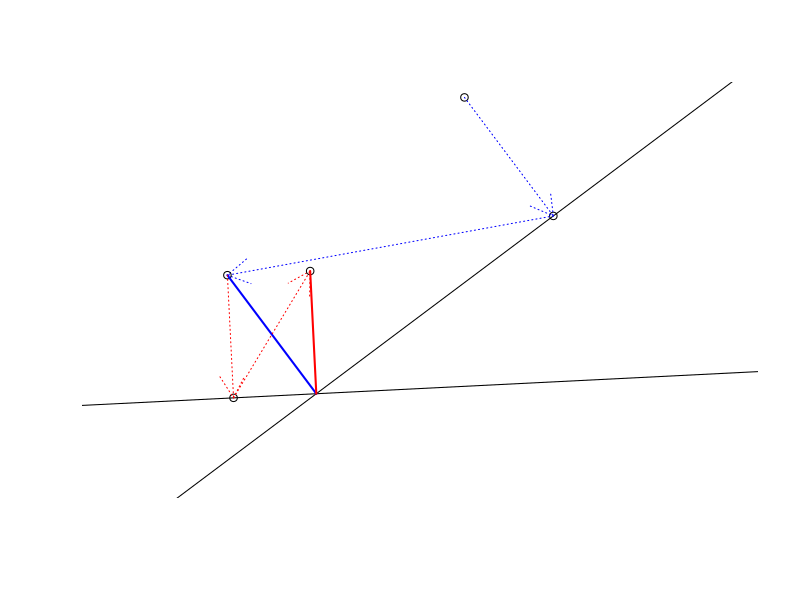

Generate this figure with R:
## This is a short program to generate a picture illustrating
## that non-orthoganility is 
## reobatianed when iteratively applying projections
##
## A 2D point is projected onto two 1d linear subspaces which
## in this case are lines through the origin
##
## Note the formula for projecting a 2D point (y1, y2) onto a subspace
## (z, b * z) for z in R^1 
##
## Gives horizontal axis point z = p * Y2 / b + (1-p) * y1
## where p = b^2 / (b^2 + 1)
##
## Vertical axis point z * b
##
## The residual vector is then of course the substraction of these two
##
## Notation
## p[]sj means project [] onto subspace j so, for example
## pys1 = project point y onto subspace 1
## ppys2s2 = project the projection of point y onto subspace 1 onto subspace 2
## r is the same thing for residual

## The 2D response is (y1, y2)
y = c(.4, .8)

## The slopes of the linear subspace 
## Subspace1 is the set {z * slope1 | z in R}
## Subspace2 is the set {z * slope2 | z in R}
slope1 = .75
slope2 = .05

## The projection function of a point (y1, y2)
## onto a the subspace defined by a 
## line through the origin with slope b
project = function(y, b) {
  p = b ^ 2 / (b ^ 2 + 1)
  
  point1 = p * y[2] / b +  (1 - p) * y[1]
  point2 = b * point1
  
  projection = c(point1, point2)
  residual = y - projection
  list(projection = projection,
       residual = residual)
}

## Make the arrows function like the lines function so that
## I can just switch back and forth between lines and arrow
arrow = function(x, y, ...)
  arrows(x[1], y[1], x[2], y[2], ...)

## The projection and residual of the observed
## data point onto the first subspace
temp = project(y, slope1)
pys1 = temp$projection
rys1 = temp$residual
rm(temp)

## The projection and residual onto the second subspace 
## of the residual of the projection from the first subspace 
temp = project(rys1, slope2)
prys1s2 = temp$project
rrys1s2 = temp$residual
rm(temp)

## The inner product of this residual and the first residual
## Note you'd want this to be orthongoal since the first residual
## is guaranteed to be orthogonal to any point in S1
bleedover = sum(rys1, rrys1s2)

## define a plotrange, just cover all of the points
plotrange = range(c(y, pys1, prys1s2, rys1, rrys1s2))

## Create a blank plot
plot(plotrange, plotrange, type = "n", xlab = "", ylab = "", 
     frame = FALSE, 
     axes = FALSE, asp = 1)
## Uncomment this if you want the title to display the inner
## product of the second residual with the first
#title(paste0("The inner product is: ", round(bleedover, 3)))

## The two linear subspaces
abline(0, slope1)
abline(0, slope2)

## The response as a point
points(y[1], y[2])

## The projection of the response onto the first line
points(pys1[1], pys1[2])

## The line from the data to the projected point on the first subspace
arrow(c(y[1], pys1[1]), c(y[2], pys1[2]), col = "blue", lty = 3)

## A dashed line connecting the projection of the 
## original data point to the residual from projecting onto the 
## first subspace
arrow(c(pys1[1], rys1[1]), c(pys1[2], rys1[2]), lty = 3, col = "blue")

## The residual from the first projection
points(rys1[1], rys1[2])

## The line to the origin from that residual
lines(c(0, rys1[1]), c(0, rys1[2]), col = "blue", lwd = 2)

## The residual projected onto the second space
points(prys1s2[1], prys1s2[2])

## The line from the residual to its projection on the second space
arrow(c(rys1[1], prys1s2[1]), c(rys1[2], prys1s2[2]), 
      col = "red", lty = 3)

## A dashed line
arrow(c(prys1s2[1], rrys1s2[1]), c(prys1s2[2], rrys1s2[2]),
      col = "red", lty = 3)

## the second residual shown at the origin
points(rrys1s2[1], rrys1s2[2])
lines(c(0, rrys1s2[1]), c(0, rrys1s2[2]), col = "red", lwd = 2)



